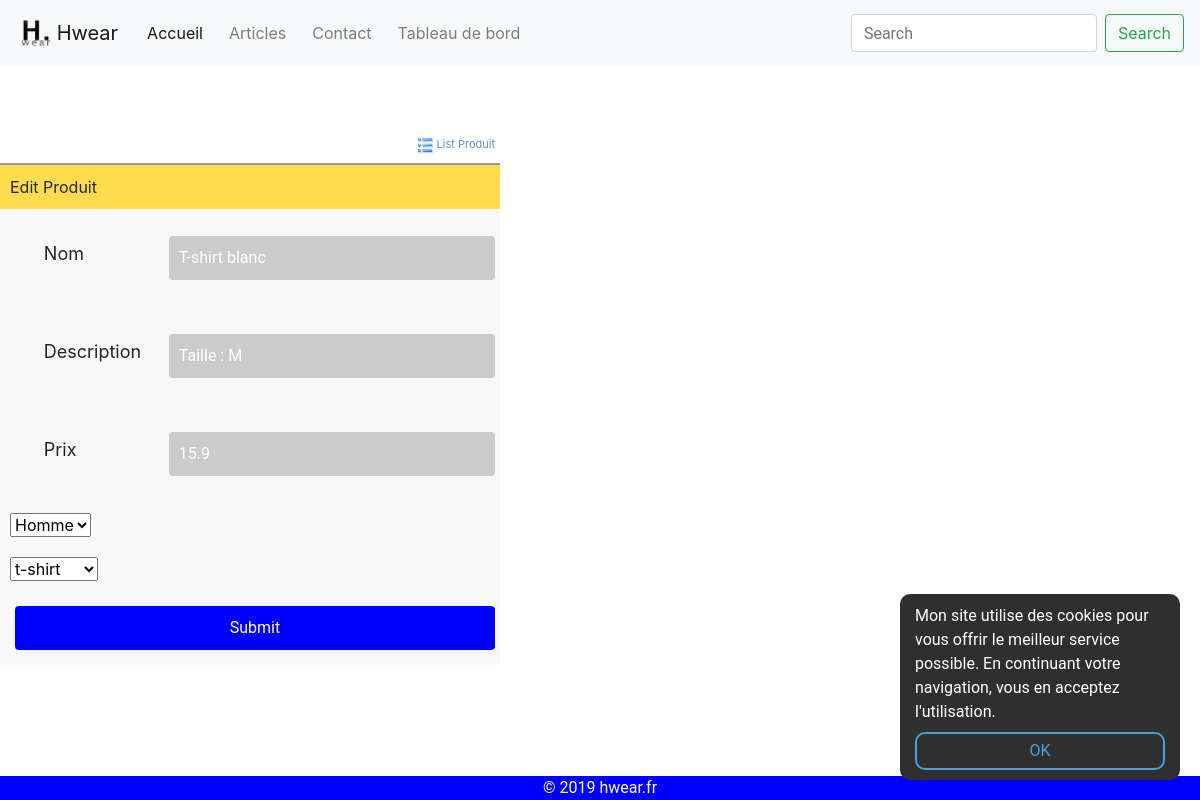
The page /crud/edit_produits.php?id=1 (signed in) on the database its author committed.
### tables this page shows
CREATE TABLE IF NOT EXISTS `produits`
(
    `id`                int(11)      NOT NULL AUTO_INCREMENT,
    `nom`               varchar(255) NOT NULL,
    `description`       varchar(255) NOT NULL,
    `prix`              float        NOT NULL,
    `logo`              varchar(255) NOT NULL DEFAULT 'default.png',
    `logo2`             varchar(255) NOT NULL DEFAULT 'default.png',
    `id_categorie`      int(11)      NOT NULL,
    `id_sous_categorie` int(11)      NOT NULL,
    `id_admin`          int(11)      NOT NULL DEFAULT '1',
    `confirme`          int(11)      NOT NULL DEFAULT '0',
    PRIMARY KEY (`id`),
    KEY `FK_produit_id_sous_categories` (`id_sous_categorie`),
    KEY `FK_produit_id_admin` (`id_admin`)
);

### crud/edit_produits.php (called while the page is built, shortened)
<?php
$prod = Produit::getProduit($_GET["id"]);
require_once("views/edit_produits.view.php");
require_once('../include/footer.php');
?>

### include/class/Bdd.php (called while the page is built, shortened)
<?php
class Bdd
{
    private static $_instance = null;
    private function __construct()
    {
        $this->conn = new PDO('mysql:host=localhost;dbname=hwear;charset=utf8', 'root', '', array(PDO::ATTR_ERRMODE => PDO::ERRMODE_EXCEPTION));
    }
    public static function getInstance()
    {
        if (!static::$_instance) {
            static::$_instance = new Bdd();
        }
        return static::$_instance;
    }
}

### include/class/Produit.php (called while the page is built, shortened)
<?php
class Produit extends Bdd
{
    public static function getProduit($idProduit)
    {
        return Bdd::getInstance()->conn->query('SELECT * FROM `produits` WHERE `id` = "' . $idProduit . '"')->fetchObject();
    }
}

### crud/views/edit_produits.view.php (the view, shortened to what this page needs)
<div class="content">
    <form name="frmUser" method="post" action="">
        <div style="width:500px;">
            <div style="padding-bottom:5px;">
                <a style="display: block; text-align: right" href="index.php" class="link">
                    <img alt='List' title='List'
                         src='images/list.png' width='15px' height='15px'/> List
                    Produit</a></div>
            <table border="0" style="width: 500px;" class="tblSaveForm" aria-describedby="mes produits">
                <tr class="tableheader">
                    <td colspan="2">Edit Produit</td>
                </tr>
                <tr>
                    <td><label>Nom</label></td>
                    <td><input type="text" name="nom" class="txtField" value="<?php echo $prod->nom; ?>"></td>
                </tr>
                <tr>
                    <td><label>Description</label></td>
                    <td><input type="text" name="description" class="txtField"
                               value="<?php echo $prod->description; ?>"></td>
                </tr>
                <tr>
                    <td><label>Prix</label></td>
                    <td><input type="text" name="prix" class="txtField" value="<?php echo $prod->prix; ?>"></td>
                </tr>
                <tr>
                    <td>
                        <select name="category">
                            <?php
                            foreach (Bdd::getInstance()->conn->query('SELECT * FROM categories') as $row) {
                                echo '<option value="' . $row['id'] . '">' . $row['nom'] . '</option>';
                            }
                            ?>
                        </select></td>
                </tr>
                <tr>
                    <td>
                        <select name="souscategory">
                            <?php
                            foreach (Bdd::getInstance()->conn->query('SELECT * FROM sous_categories') as $row) {
                                echo '<option value="' . $row['id'] . '">' . $row['nom'] . '</option>';
                            }
                            ?>
                        </select></td>
                </tr>
                <tr>
                    <td colspan="2"><input type="submit" name="submit" value="Submit" class="btnSubmit"></td>
                </tr>
            </table>
        </div>
    </form>
</div>

### include/style.css (style rules this page uses)
html, body { width: 100%; height: 100%; margin: 0; }
a { text-decoration: none; }
label { padding: 0 10px 0 0; font-size: 26px; line-height: 70px; display: none; width: 26px; float: right; }
.content { z-index: -1; width: 100%; margin-top: 70px; }
input[type=text], input[type=password] { background-color: #CBCBCB; color: white; border-style: none; padding: 10px; }
input[type=submit] { background-color: blue; color: white; border: none; padding: 10px; }
input { font-family: Roboto; font-weight: normal; font-size: 16px; }
.logform input, a { margin: 5px; }
input { width: 100%; margin: 5px; }
.tblSaveForm { border-top: 2px #999999 solid; background-color: #f8f8f8; }
.tableheader { background-color: #fedc4d; }
.btnSubmit { background-color: #fd9512; padding: 5px; border-color: #FF6600; border-radius: 4px; color: white; }
.txtField { padding: 5px; border: #fedc4d 1px solid; border-radius: 4px; }
.link { text-decoration: none; color: #5e8fc7; font-size: 11px; }

### crud/views/edit_produits.view.php (style rules this page uses)
label { display: block; padding: 0 100px 0 0; font-size: 18px; }
td { padding: 10px; }

### rows shown on the page
produits: nom "T-shirt blanc", description "Taille : M", prix "15.9"

### other values the page prints
form field category "Homme"
form field souscategory "t-shirt"
